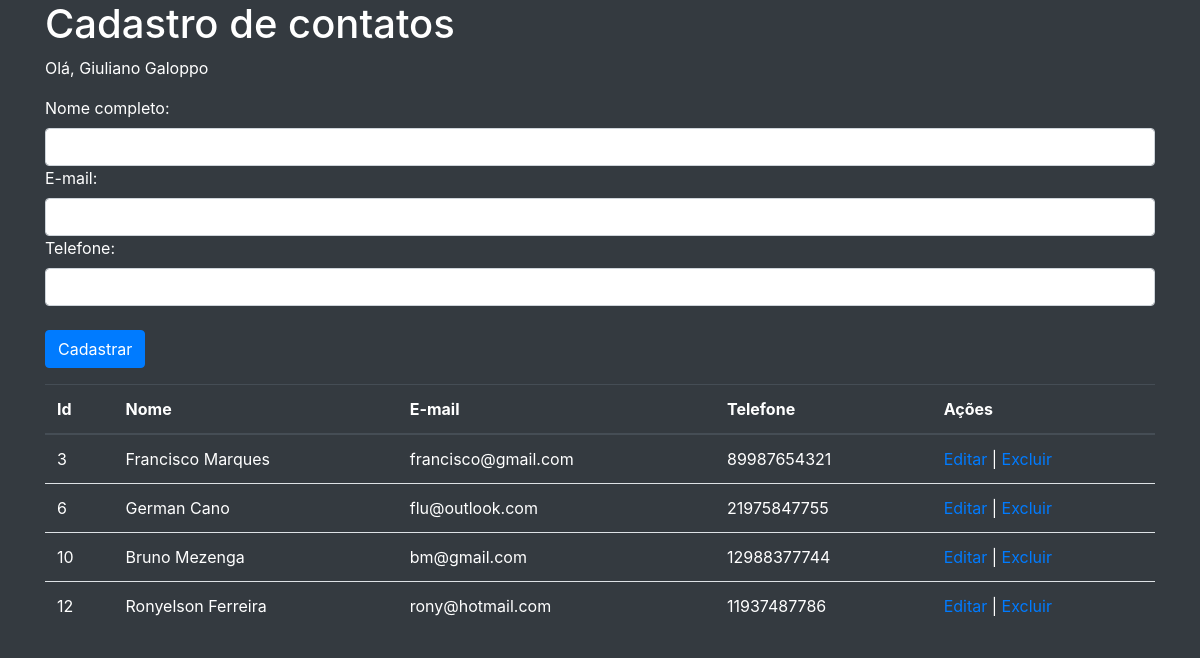
The page /index.php (signed in) on the database its author committed.
### tables this page shows
CREATE TABLE `contatos` (
  `id` int(11) NOT NULL,
  `nome` varchar(200) NOT NULL,
  `email` varchar(200) NOT NULL,
  `telefone` varchar(11) NOT NULL
);

### classes/Contato.class.php (called while the page is built, shortened)
<?php
class Contato{
    public static function Listar(){
        $banco = Banco::conectar();
        $sql = "SELECT * FROM contatos";
        $comando = $banco->prepare($sql);
        $comando->execute();
        $resultado = $comando->fetchAll(PDO::FETCH_ASSOC);
        return $resultado;
    }
}

### index.php (the view, shortened to what this page needs)
<?php
require_once('classes/Contato.class.php');
$contato = new Contato;
$tabela = $contato->Listar();
?>
<!DOCTYPE html>
<html lang="pt-br">
<head>
    <link rel="stylesheet" href="https://stackpath.bootstrapcdn.com/bootstrap/4.5.2/css/bootstrap.min.css">
</head>
<body class="bg-dark text-white">
    <div class="container">
        <h1>Cadastro de contatos</h1>
        <p>Olá, <?=$_SESSION['dados_usuario']['nome'];?></p>
        <form class="form-group" action="actions/cadastrar_contato.php" method="POST">
            <label for="nome">Nome completo:</label>
            <input type="text" id="nome" name="nome" class="form-control" required>
            <label for="email">E-mail:</label>
            <input type="email" id="email" name="email" class="form-control" required>
            <label for="telefone">Telefone:</label>
            <input type="tel" id="telefone" name="telefone" class="form-control">
            <br>
            <button type="submit" class="btn btn-primary">Cadastrar</button>
        </form>
        <table class="table text-white">
            <thead class="thead-dark">
                <tr>
                    <th>Id</th>
                    <th>Nome</th>
                    <th>E-mail</th>
                    <th>Telefone</th>
                    <th>Ações</th>
                </tr>
            </thead>
            <tbody>
                <?php foreach ($tabela as $linha) { ?>
                    <tr>
                        <td><?= $linha['id']; ?></td>
                        <td><?= $linha['nome']; ?></td>
                        <td><?= $linha['email']; ?></td>
                        <td><?= $linha['telefone']; ?></td>
                        <td><a href="editar.php?id=<?= $linha['id'] ?>
                                &nome=<?= $linha['nome'] ?>&email=<?= $linha['email'] ?>
                                &telefone=<?= $linha['telefone'] ?>">Editar</a>
                            | <a href="actions/apagar_contato.php?id=<?= $linha['id'] ?>">Excluir</a></td>
                    </tr>
                <?php } ?>
            </tbody>
        </table>
    </div>
</body>
</html>

### rows shown on the page
contatos: id "3", nome "Francisco Marques", email "francisco@gmail.com", telefone "89987654321"
contatos: id "6", nome "German Cano", email "flu@outlook.com", telefone "21975847755"
contatos: id "10", nome "Bruno Mezenga", email "bm@gmail.com", telefone "12988377744"
contatos: id "12", nome "Ronyelson Ferreira", email "rony@hotmail.com", telefone "11937487786"

### other values the page prints
$_SESSION['dados_usuario']['nome'] "Giuliano Galoppo"
